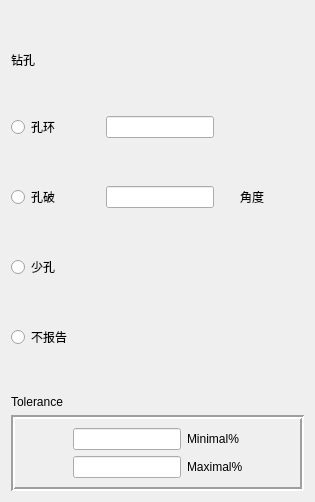
     <widget class="QWidget" name="tab_drilling_hole">
      <attribute name="title">
       <string>钻孔</string>
      </attribute>
      <layout class="QGridLayout" name="gridLayout_8">
       <item row="0" column="0">
        <layout class="QVBoxLayout" name="verticalLayout_drilling">
         <item>
          <layout class="QVBoxLayout" name="verticalLayout_drilling1">
           <item>
            <spacer name="verticalSpacer_drilling1">
             <property name="orientation">
              <enum>Qt::Vertical</enum>
             </property>
             <property name="sizeHint" stdset="0">
              <size>
               <width>20</width>
               <height>40</height>
              </size>
             </property>
            </spacer>
           </item>
           <item>
            <widget class="QLabel" name="label_drill">
             <property name="text">
              <string>钻孔</string>
             </property>
            </widget>
           </item>
           <item>
            <layout class="QGridLayout" name="gridLayout_drilling">
             <item row="3" column="1">
              <spacer name="horizontalSpacer_drilling1">
               <property name="orientation">
                <enum>Qt::Horizontal</enum>
               </property>
               <property name="sizeHint" stdset="0">
                <size>
                 <width>40</width>
                 <height>20</height>
                </size>
               </property>
              </spacer>
             </item>
             <item row="3" column="5">
              <spacer name="horizontalSpacer_drilling3">
               <property name="orientation">
                <enum>Qt::Horizontal</enum>
               </property>
               <property name="sizeHint" stdset="0">
                <size>
                 <width>40</width>
                 <height>20</height>
                </size>
               </property>
              </spacer>
             </item>
             <item row="1" column="0">
              <widget class="QRadioButton" name="radioButton_hole_ring">
               <property name="text">
                <string>孔环</string>
               </property>
              </widget>
             </item>
             <item row="3" column="0">
              <widget class="QRadioButton" name="radioButton_hole_break">
               <property name="text">
                <string>孔破</string>
               </property>
              </widget>
             </item>
             <item row="2" column="0">
              <spacer name="verticalSpacer_drilling3">
               <property name="orientation">
                <enum>Qt::Vertical</enum>
               </property>
               <property name="sizeHint" stdset="0">
                <size>
                 <width>20</width>
                 <height>40</height>
                </size>
               </property>
              </spacer>
             </item>
             <item row="1" column="2">
              <widget class="QLineEdit" name="lineEdit_hole_ring"/>
             </item>
             <item row="3" column="4">
              <widget class="QLabel" name="label_drilling_angle">
               <property name="text">
                <string>角度</string>
               </property>
              </widget>
             </item>
             <item row="0" column="0">
              <spacer name="verticalSpacer_drilling2">
               <property name="orientation">
                <enum>Qt::Vertical</enum>
               </property>
               <property name="sizeHint" stdset="0">
                <size>
                 <width>20</width>
                 <height>40</height>
                </size>
               </property>
              </spacer>
             </item>
             <item row="3" column="2">
              <widget class="QLineEdit" name="lineEdit_hole_break"/>
             </item>
             <item row="3" column="3">
              <spacer name="horizontalSpacer_drilling2">
               <property name="orientation">
                <enum>Qt::Horizontal</enum>
               </property>
               <property name="sizeType">
                <enum>QSizePolicy::Preferred</enum>
               </property>
               <property name="sizeHint" stdset="0">
                <size>
                 <width>20</width>
                 <height>20</height>
                </size>
               </property>
              </spacer>
             </item>
            </layout>
           </item>
           <item>
            <spacer name="verticalSpacer_drilling4">
             <property name="orientation">
              <enum>Qt::Vertical</enum>
             </property>
             <property name="sizeHint" stdset="0">
              <size>
               <width>20</width>
               <height>40</height>
              </size>
             </property>
            </spacer>
           </item>
           <item>
            <widget class="QRadioButton" name="radioButton_hole_disappears">
             <property name="text">
              <string>少孔</string>
             </property>
            </widget>
           </item>
           <item>
            <spacer name="verticalSpacer_drilling5">
             <property name="orientation">
              <enum>Qt::Vertical</enum>
             </property>
             <property name="sizeHint" stdset="0">
              <size>
               <width>20</width>
               <height>40</height>
              </size>
             </property>
            </spacer>
           </item>
           <item>
            <widget class="QRadioButton" name="radioButton_no_report">
             <property name="text">
              <string>不报告</string>
             </property>
            </widget>
           </item>
           <item>
            <spacer name="verticalSpacer_drilling6">
             <property name="orientation">
              <enum>Qt::Vertical</enum>
             </property>
             <property name="sizeHint" stdset="0">
              <size>
               <width>20</width>
               <height>40</height>
              </size>
             </property>
            </spacer>
           </item>
          </layout>
         </item>
         <item>
          <widget class="QLabel" name="label_drilling_tolerance">
           <property name="text">
            <string>Tolerance</string>
           </property>
          </widget>
         </item>
         <item>
          <widget class="QFrame" name="frame_drilling_tolerance">
           <property name="frameShape">
            <enum>QFrame::Box</enum>
           </property>
           <property name="frameShadow">
            <enum>QFrame::Sunken</enum>
           </property>
           <property name="lineWidth">
            <number>2</number>
           </property>
           <layout class="QGridLayout" name="gridLayout_7">
            <item row="0" column="0">
             <spacer name="horizontalSpacer_drilling4">
              <property name="orientation">
               <enum>Qt::Horizontal</enum>
              </property>
              <property name="sizeHint" stdset="0">
               <size>
                <width>40</width>
                <height>20</height>
               </size>
              </property>
             </spacer>
            </item>
            <item row="0" column="1">
             <layout class="QFormLayout" name="formLayout_drilling_tolerance">
              <item row="0" column="0">
               <widget class="QLineEdit" name="lineEdit_drilling_minimal"/>
              </item>
              <item row="0" column="1">
               <widget class="QLabel" name="label_drillinh_Minimal">
                <property name="text">
                 <string>Minimal%</string>
                </property>
               </widget>
              </item>
              <item row="1" column="0">
               <widget class="QLineEdit" name="lineEdit_drilling_maximal"/>
              </item>
              <item row="1" column="1">
               <widget class="QLabel" name="label_drilling_Maximal">
                <property name="text">
                 <string>Maximal%</string>
                </property>
               </widget>
              </item>
             </layout>
            </item>
            <item row="0" column="2">
             <spacer name="horizontalSpacer_drilling5">
              <property name="orientation">
               <enum>Qt::Horizontal</enum>
              </property>
              <property name="sizeHint" stdset="0">
               <size>
                <width>40</width>
                <height>20</height>
               </size>
              </property>
             </spacer>
            </item>
           </layout>
          </widget>
         </item>
        </layout>
       </item>
      </layout>
     </widget>
